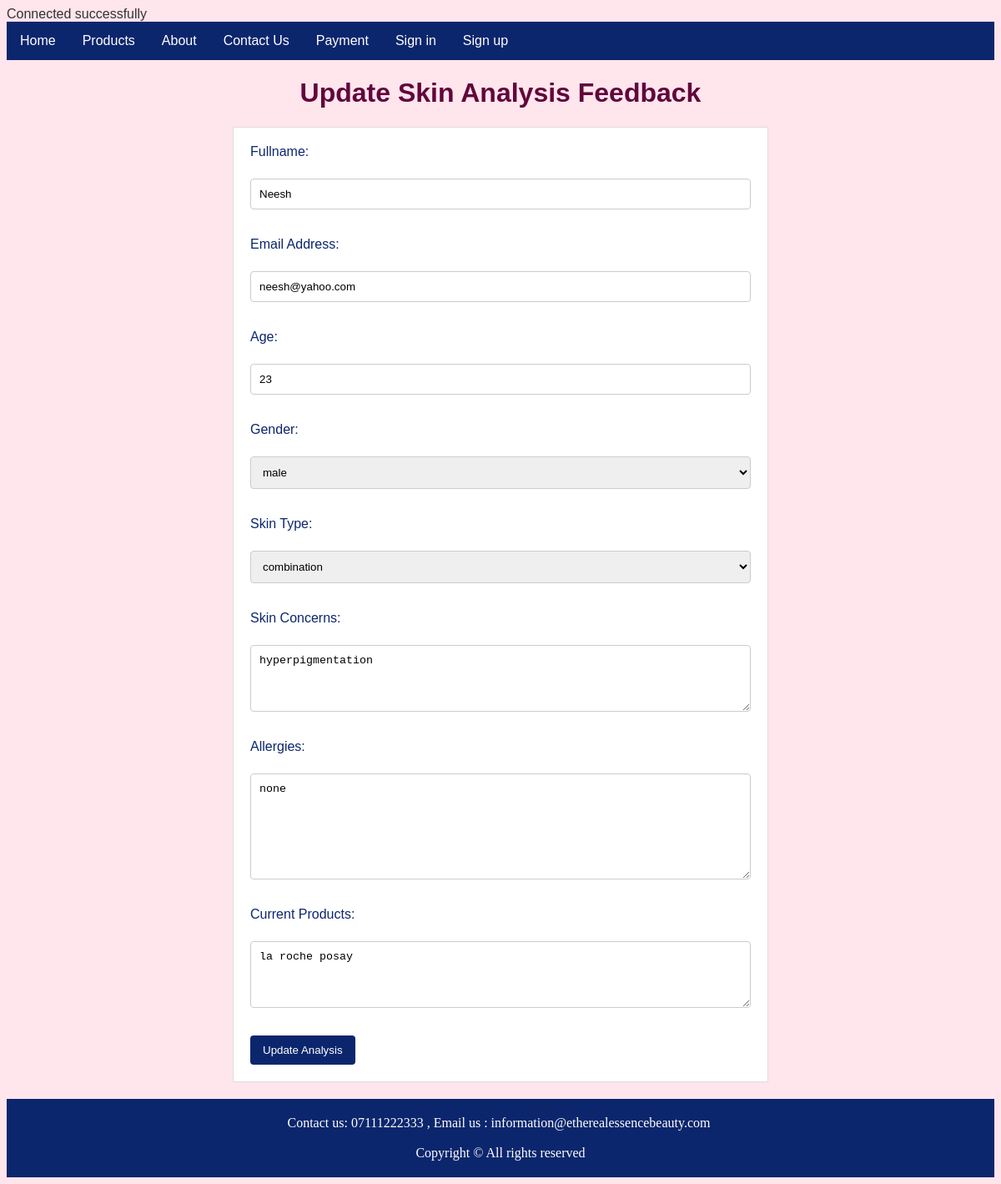
Page /includes/update_skin_analysis.php?analysisId=4 on the committed database.
### tables this page shows
CREATE TABLE IF NOT EXISTS `skin_analysis` (
  `analysisId` bigint(11) NOT NULL AUTO_INCREMENT,
  `fullname` varchar(50) NOT NULL,
  `email` varchar(50) NOT NULL,
  `age` int(11) NOT NULL,
  `gender` enum('female','male','non_binary','prefer_not_to_say') NOT NULL,
  `skin_type` enum('normal','dry','oily','combination','sensitive') NOT NULL,
  `skin_concerns` text NOT NULL,
  `allergies` text DEFAULT NULL,
  `current_products` text DEFAULT NULL,
  `dateSubmitted` datetime NOT NULL DEFAULT current_timestamp(),
  PRIMARY KEY (`analysisId`),
  KEY `email` (`email`)
);

### includes/update_skin_analysis.php (the view, shortened to what this page needs)
<?php
require_once("db_connect.php");
include_once("../templates/header.php");
include_once("../templates/nav.php");
$analysisId = mysqli_real_escape_string($conn, $_GET["analysisId"]);
$spot_analysis = "SELECT * FROM `skin_analysis` WHERE analysisId = '$analysisId' LIMIT 1";
$spot_analysis_res = $conn->query($spot_analysis);
$spot_analysis_row = $spot_analysis_res->fetch_assoc();
?>
<link rel="stylesheet" href="../css/contact_us.css">
<div class="header">
    <h1>Update Skin Analysis Feedback</h1>
</div>
<div class="row">
    <div class="content">
        <form action="<?php print htmlspecialchars($_SERVER["PHP_SELF"]); ?>" method="POST" class="contact_form">
            <label for="Fn">Fullname:</label><br>
            <input type="text" name="fullname" id="Fn" placeholder="Fullname" required value="<?php print $spot_analysis_row["fullname"]; ?>"><br><br>
            <label for="email">Email Address:</label><br>
            <input type="email" id="email" name="email" placeholder="Email address" required value="<?php print $spot_analysis_row["email"]; ?>"><br><br>
            <label for="age">Age:</label><br>
            <input type="number" id="age" name="age" placeholder="Age" required value="<?php print $spot_analysis_row["age"]; ?>"><br><br>
            <label for="gender">Gender:</label><br>
            <select name="gender" id="gender" required>
                <option value="<?php print $spot_analysis_row["gender"]; ?>"><?php print $spot_analysis_row["gender"]; ?></option>
            </select><br><br>
            <label for="skin_type">Skin Type:</label><br>
            <select name="skin_type" id="skin_type" required>
                <option value="<?php print $spot_analysis_row["skin_type"]; ?>"><?php print $spot_analysis_row["skin_type"]; ?></option>
            </select><br><br>
            <label for="skin_concerns">Skin Concerns:</label><br>
            <textarea cols="30" rows="7" name="skin_concerns" id="skin_concerns" required><?php print $spot_analysis_row["skin_concerns"]; ?></textarea><br><br>
            <label for="allergies">Allergies:</label><br>
            <textarea cols="30" rows="7" name="allergies" id="allergies"><?php print $spot_analysis_row["allergies"]; ?></textarea><br><br>
            <label for="current_products">Current Products:</label><br>
            <textarea cols="30" rows="7" name="current_products" id="current_products"><?php print $spot_analysis_row["current_products"]; ?></textarea><br><br>
            <input type="submit" name="update_analysis" value="Update Analysis" >
        </form>
    </div>
</div>
<?php include_once("../templates/footer.php"); ?>

### css/contact_us.css (style rules this page uses)
h1 { color: #61063b; text-align: center; }
form { max-width: 600px; margin: 20px auto; padding: 20px; background-color: white; border: 1px solid #ddd; }
label { display: block; margin-bottom: 5px; color: #0c266d; }
input[type="text"], input[type="email"], input[type="number"], select, textarea { width: 100%; padding: 10px; margin-bottom: 15px; border: 1px solid #ccc; border-radius: 4px; box-sizing: border-box; }
input[type="submit"] { background-color: #0c266d; color: white; padding: 10px 15px; border: none; border-radius: 4px; cursor: pointer; }
#skin_concerns, #current_products { height: 80px; }

### rows in the picture
skin_analysis: fullname "Neesh", email "neesh@yahoo.com", age "23", gender "male", skin_type "combination", skin_concerns "hyperpigmentation", allergies "none", current_products "la roche posay"
